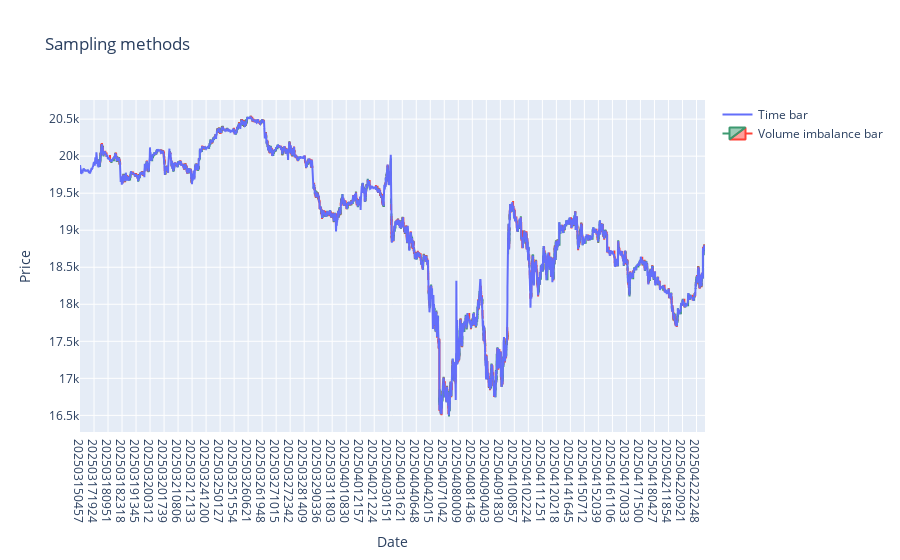

Notebook source saved alongside this figure:
### Code cell
def find_threshold(imbalances, target_bars):
    def compute_bar_count(x):
        acc = 0
        bar_count = 0
        for imb in imbalances:
            acc += imb
            if abs(acc) >= x:
                bar_count += 1
                acc = 0
        return bar_count

    # Define search bounds
    abs_imbs = [abs(imb) for imb in imbalances]
    assert any(abs_imbs), "At least one imbalance must be non-zero"
    x_min = min(imb for imb in abs_imbs if imb > 0)  # Smallest non-zero absolute imbalance
    x_max = sum(abs_imbs)  # Total absolute imbalance

    # Binary search with early stopping and max iterations
    while True:
        x_mid = (x_min + x_max) * 0.5
        bars = compute_bar_count(x_mid)
        if (abs(bars - target_bars) <= 5) or (x_max - x_min < 1):
            return (x_min + x_max) * 0.5  # Return mean of last two x values
        if bars > target_bars:
            x_min = x_mid  # Too many bars, increase threshold
        else:
            x_max = x_mid  # Too few or equal bars, decrease threshold


def proc_volume_imbalance_bar(df):
    df['Date'] = df['Time'].apply(lambda x: int(str(x)[:8]))
    df['Label'] = np.sign(df['Close'].pct_change()).replace(0, np.nan).ffill().fillna(0).astype(int)
    df['Imb'] = df['Label'] * df['Volume']

    # Initialize variables
    expected_bars = 60*24/10  # Expected number of bars per day (10min bar)
    N = 7*4                   # Number of bars to use for EMA calculation
    alpha = 2 / (N + 1)       # EMA smoothing factor
    ema_thresh = None         # Start with no threshold
    bars = []
    daily_imbs = []           # Track daily imbalances
    daily_count = 0           # Count bars per day

    # Accumulators for bar formation
    cumm_imb, cumm_vol, cumm_dollar = 0, 0, 0
    price_buffer = []
    prev_date = df['Date'].iloc[0]

    for i, (time, date, close, imb, volume) in enumerate(zip(df['Time'], df['Date'], df['Close'], df['Imb'], df['Volume'])):
        # New day: update threshold based on previous day's data
        if date != prev_date:
            if len(daily_imbs) > 60*2 and daily_count > 0:
                # Estimate threshold: total imbalance / target bars
                daily_thresh = find_threshold(daily_imbs, expected_bars)
                ema_thresh = daily_thresh if ema_thresh is None else (alpha * daily_thresh + (1 - alpha) * ema_thresh)
            daily_imbs = []
            daily_count = 0
            prev_date = date

        # Calculate imbalance
        daily_imbs.append(imb)

        # Accumulate for bar formation
        cumm_imb += imb
        cumm_vol += volume
        cumm_dollar += close * volume
        price_buffer.append(close)

        # Use current EMA threshold (default to 0 for first day)
        thresh = ema_thresh if ema_thresh is not None else 0

        # Form a bar if threshold exceeded
        if abs(cumm_imb) >= thresh:
            open = price_buffer[0]
            high = np.max(price_buffer)
            low = np.min(price_buffer)
            close_price = price_buffer[-1]
            vwap = cumm_dollar / cumm_vol if cumm_vol > 0 else close_price
            bars.append((time, date, open, high, low, close_price, vwap, thresh))
            daily_count += 1

            # Reset accumulators
            cumm_imb, cumm_vol, cumm_dollar = 0, 0, 0
            price_buffer = []

    # Return bars as DataFrame
    return pd.DataFrame(bars, columns=['Time', 'Date', 'Open', 'High', 'Low', 'Close', 'Vwap', 'Thresh'])


def proc_run_bar(df, thresh):
    open, low, high, close, cumm_vol, vol_price, b, s = 0.0, 0.0, 0.0, 0.0, 0.0, 0.0, 0.0, 0.0
    collector, bar, thresh_buffer = [], [], []

    for i, (label, price, date, volume) in enumerate(zip(df['Label'], df['Close'], df['Date'], df['Volume'])):
        if label == 1:
            b = b + label
        else:
            s = s + label
        theta = max(b, abs(s))

        cumm_vol = cumm_vol + volume
        vol_price = vol_price + (price * volume)
        collector.append(price)
        if theta >= thresh:
            open = collector[0]
            high = np.max(collector)
            low = np.min(collector)
            close = collector[-1]
            vwap = vol_price / cumm_vol
            bar.append((date, i, open, low, high, close, vwap))
            a = len(collector) * max(((b/len(collector)), (1-(b/len(collector)))))
            thresh_buffer.append(a)
            if i > 500000:
                thresh = np.average(thresh_buffer)
            theta, open, low, high, close, cumm_vol, vol_price, b, s = 0.0, 0.0, 0.0, 0.0, 0.0, 0.0, 0.0, 0.0, 0.0
            collector = []
    cols = ['Date', 'Index', 'Open', 'Low', 'High', 'Close', 'Vwap']
    run_bar = pd.DataFrame(bar, columns=cols)
    return run_bar


if __name__ == '__main__':
    import numpy as np
    import pandas as pd
    import plotly.graph_objects as go
    from statsmodels.graphics.tsaplots import plot_acf
    from statsmodels.graphics.tsaplots import plot_pacf
    import seaborn as sns
    import scipy.stats as stats

    # Import Data
    df = data
    df = data[-(60*24*25*1):]
    df.index.name = 'Time'
    df = df.reset_index()

    print(df)

    df['Dollar'] = df['Close']*df['Volume']

    # Generate imbalance bars
    bar_vimb = proc_volume_imbalance_bar(df)
    print(bar_vimb)

    # # Generate run bars
    # run_bar = proc_run_bar(df, thresh_run)
    # print(run_bar)

    # Plot bars
    fig = go.Figure()
    fig.add_trace(go.Scatter(x=df['Time'], y=df['Close'], mode='lines', name='Time bar'))
    fig.add_trace(go.Candlestick(x=bar_vimb['Time'], open=bar_vimb['Open'], high=bar_vimb['High'], low=bar_vimb['Low'], close=bar_vimb['Close'], name='Volume imbalance bar'))
    fig.update_layout(
      title='Sampling methods',
      xaxis_title='Date',
      yaxis_title='Price',
      xaxis_rangeslider_visible=False,
      xaxis=dict(type='category')  # This thickens the candle visually
      )
    fig.show()

### Figure 1 — Plotly figure (JSON) as saved in the notebook; plotly's stock layout.template omitted (floating-point values rounded to 4 significant figures; data arrays with more than 128 entries replaced by an {"elided": "..."} marker saying what was removed)
{"data": [{"mode": "lines", "name": "Time bar", "type": "scatter", "x": {"elided": "36000 int values"}, "y": {"elided": "36000 float values"}}, {"close": {"elided": "8410 float values"}, "high": {"elided": "8410 float values"}, "low": {"elided": "8410 float values"}, "name": "Volume imbalance bar", "open": {"elided": "8410 float values"}, "type": "candlestick", "x": {"elided": "8410 int values"}}], "layout": {"title": {"text": "Sampling methods"}, "xaxis": {"rangeslider": {"visible": false}, "title": {"text": "Date"}, "type": "category"}, "yaxis": {"title": {"text": "Price"}}}}
